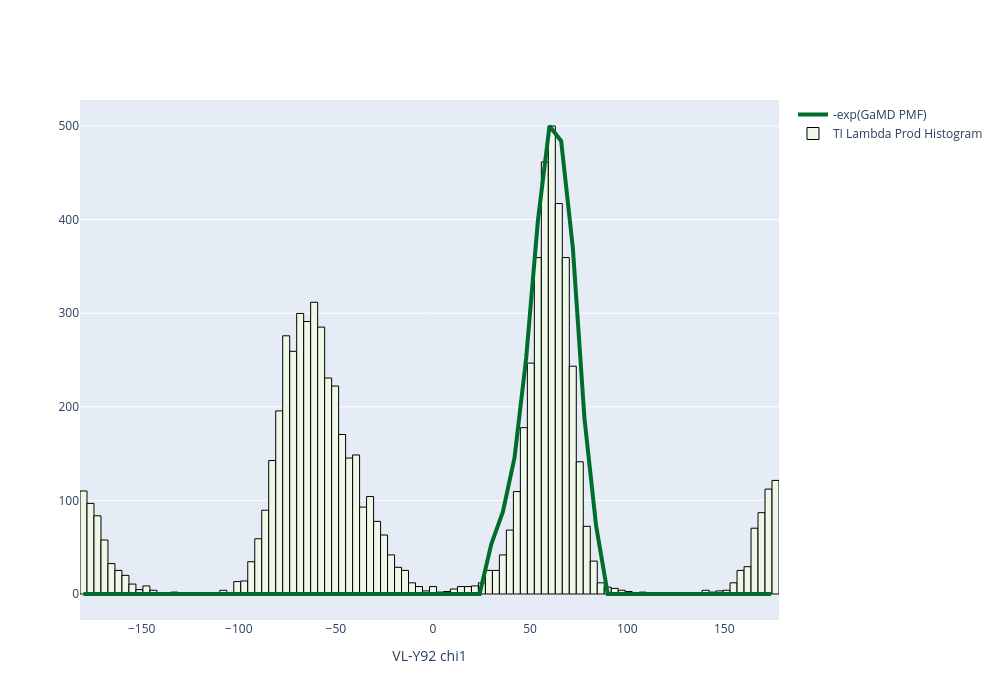

Notebook code cell kept with this figure:
### Markdown cell above
### Comparing sampling during TI with 1-D GaMD pmf of VL-Y92 chi1 (bound state)

The RF model found the most influential feature to be VL-Y92 chi1. When we examine the GaMD free energy profile, we see one predominant microstate, which is fairly well-sampled during TI. We also see significant sampling outside of this microstate during TI.

### Code cell
os.chdir("../../gamd_pmfs/VL-Y92A")
y227c1 = get_pmf("pmf-c2-Y92_chi1_bound.dat.xvg")

fig = plot_pmf_TI_1D_fig(
    y227c1, geom_dvdls, "Y447_chi1", 500, 100
).update_xaxes(
    title="VL-Y92 chi1"
).update_layout(
    width=1000,
    height=700
)
fig.show(
    renderer="jupyterlab"
)
